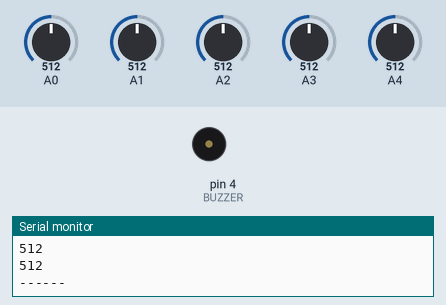
Simulated run of this sketch. Board: Arduino Mega 2560, built with avr-gcc and run on an emulated ATmega2560. Parts: buzzer (waves = sounding, pin HIGH), the last lines printed to the serial monitor. Inputs (shaded band) come from the test bench; at power-on: A0 = 512, A1 = 512, A2 = 512, A3 = 512, A4 = 512. The modem accepts every AT command (registered, SIM ready, sends succeed) and sends nothing else.

Above: at 2.2 s.
2.3 s: A0 set to 232
8.3 s: A0 set to 203
At 12.0 s:
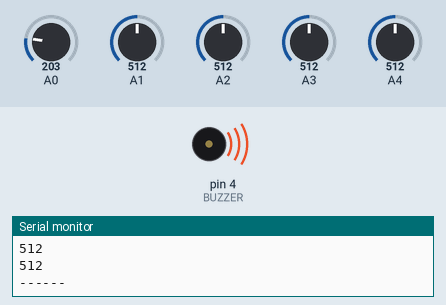
Timing chart, 0 to 17.5 s (numbered marks = the images above; inputs shaded):
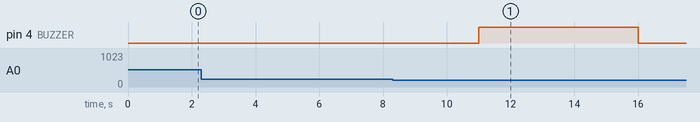

Measured:
- the behaviour switches between 220 and 219 on A0 (found by bisection; images 0 and 1)
- after the input at 8.3 s, pin 4 (BUZZER): LOW → HIGH after 2.7 s, → LOW 5.0 s later

The sketch:

Iot.ino
```cpp
int a = 0;

int b = 0;

int c = 0;

int d = 0;

int e = 0;
int GSMBaud = 9600;
#define BUZZER 4
const String PHONE = "6302102929";
double latitude = 16.485387;
double longitude = 80.691425;
void setup()
{
  pinMode(A0, INPUT);
  pinMode(A1, INPUT);
  pinMode(A2, INPUT);
  pinMode(A3, INPUT);
  pinMode(A4, INPUT);
  pinMode(BUZZER, OUTPUT);
  Serial.begin(9600);
  Serial2.begin(GSMBaud);
  delay(1000);
}

void loop()
{
  a = analogRead(A0); //thumb
  b = analogRead(A1); //index
  c = analogRead(A2); //middle
  d = analogRead(A3); //ring
  e = analogRead(A4); //little
 {
    Serial.println(a);
    Serial.println(b);
    Serial.println(c);
    Serial.println(d);
    Serial.println(e);
    Serial.println("------");
    if(a>220 && b>135 && c<120 && d<120 && e<100){
      Serial.println("feeling");
      delay(500);
      Serial.println("sick");
    }
    else if(a>220 && b>135 && c>140 && d<120 && e<100){
      Serial.println("feeling");
      delay(500);
      Serial.println("hungry");

    }
    else if(a<220 && b<135 && c>140 && d>120 && e>100){
      Serial.println("Ok");
    }
    else if(a>220 && b<135 && c>140 && d>120 && e<100){
      Serial.println("Need");
      delay(500);
      Serial.println("water");
    }
    else if(a>220  && b<135 && c>140 && d>120 && e>100){
      Serial.println("Thank");
      delay(500);
      Serial.println("you");
    }
     else if(a<220 && b<135 && c<140 && d<120 && e>100){
      Serial.println("take");
      delay(500);
      Serial.println("Me To");
      delay(500);
      Serial.println("wash");
      delay(500);
      Serial.println("room");

    }
    else if(a<220 && b<135 && c<140 && d<120 && e<120){
      Serial.println("Sorry");
    }
    else if(a<220 && b>135 && c>140 && d<120 && e<120){
      Serial.println("See");
      delay(500);
      Serial.println("you");
      delay(500);
      Serial.println("again");
    }
    else if(a>220 && b<135 && c<140 && d<120 && e<120){
      Serial.println("Bye");
    }

    else if(a<220 && b>135 && c>140 && d>120 && e>120){
      SendTextMessage();
    }


    }


  delay(5000);

  }

void SendTextMessage(){
  digitalWrite(BUZZER, HIGH);
  delay(5000);
  digitalWrite(BUZZER, LOW);
  Serial.println("Sending");
  delay(500);
  Serial.println("Text");
  String sms_data_1;
  sms_data_1 = "Alert! Kindly help me in an emergency. This is where I am : \r";
  sms_data_1 += "http://maps.google.com/maps?q=loc:";
  sms_data_1 += String(latitude,6) + "," + String(longitude,6);


  Serial2.print("AT+CMGF=1\r");
  delay(1000);
  Serial2.print("AT+CMGS=\""+PHONE+"\"\r");
  delay(1000);
  Serial2.print(sms_data_1);
  delay(100);
  Serial2.write(0x1A); //ascii code for ctrl-26 //sim800.println((char)26); //ascii code for ctrl-26
  delay(1000);
  Serial.println("SMS");
  delay(500);
  Serial.println("Sent");
  delay(500);
  Serial.println("Successfully");
  delay(5000);
}
```
